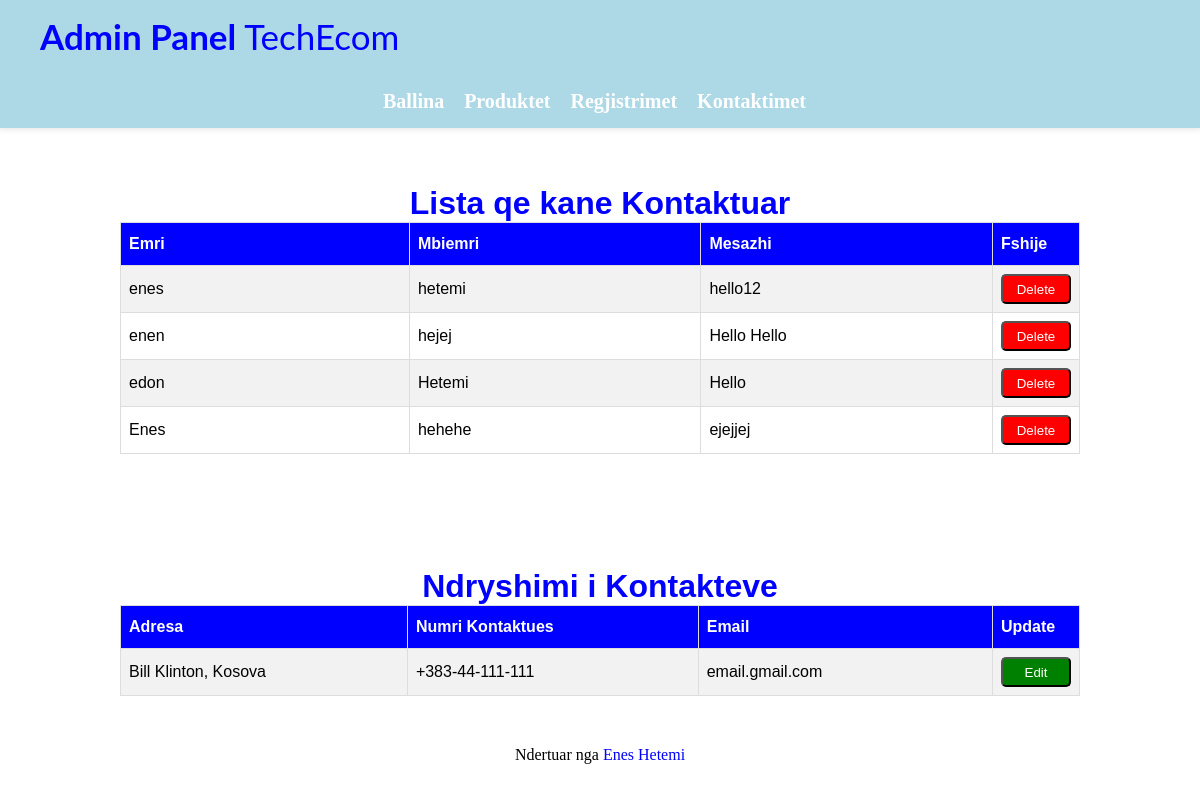
/Admin/contactAdmin.php, run on the app's committed database.
### tables this page shows
CREATE TABLE `contact` (
  `id` int(11) NOT NULL,
  `name` varchar(255) NOT NULL,
  `lname` varchar(255) NOT NULL,
  `subject` varchar(1000) NOT NULL
);

CREATE TABLE `contacts` (
  `id` int(11) NOT NULL,
  `Adresa` varchar(255) NOT NULL,
  `Nrkontaktit` varchar(255) NOT NULL,
  `email` varchar(255) NOT NULL
);

### classes/database.class.php (called while the page is built)
<?php
class db{
  private $host = 'localhost';
  private $dbname = 'techecome';
  private $username = 'root';
  private $password = '';
  public function getConn(){
    try{
      $pdo = new PDO("mysql:host=$this->host;dbname=$this->dbname","$this->username", "$this->password");
      $pdo->setAttribute(PDO::ATTR_ERRMODE,PDO::ERRMODE_EXCEPTION);
    }catch (PDOException $e){
       echo $e->getMessage();
       return null;
    }
    return $pdo;
  }
}
?>

### classes/contactAdmin.class.php (the view, shortened to what this page needs)
<?php
class ContactAdmin{
    private $contacts;
    public function fetchContacts(){
        $this->conn = new db();
        $this->query = $this->conn->getConn()->query('SELECT * FROM contact');
        $this->contacts = $this->query->fetchAll();
    }
    public function echoContacts(){
        foreach($this->contacts as $contact){
            $id = $contact['id'];
            echo"
            <tr>
              <td>{$contact['name']}</td>
              <td>{$contact['lname']}</td>
              <td>{$contact['subject']}</td>
              <td><a href='../action/delete.contactAdmin.php?id={$id}'><button type='submit' class='delete'>Delete</button></a></td>
            </tr>";
        }
    }
}
?>

### classes/contactsAdminUpdate.class.php (shortened to what this page needs)
<?php
class ContactUpdate{
    private $contactsU;
    public function fetchContactsU(){
        $this->conn = new db();
        $this->query = $this->conn->getConn()->query('SELECT * FROM contacts');
        $this->contactsU = $this->query->fetchAll();
    }
    public function echoContact(){
        foreach($this->contactsU as $contactU){
            $id = $contactU['id'];
            echo"
            <tr>
              <td>{$contactU['Adresa']}</td>
              <td>{$contactU['Nrkontaktit']}</td>
              <td>{$contactU['email']}</td>
              <td><a href='../Admin/editContacts.php?id={$id}'><button type='submit' class='edit'>Edit</button></a></td>
            </tr>";
        }
    }
}
?>

### css/navbar.css (style rules this page uses)
* { margin: 0; padding: 0; }

### Admin/contactAdmin.php (style rules this page uses)
.class td, .class th { border: 1px solid #ddd; padding: 8px; width: 33%; }
.class tr:nth-child(even) { background-color: #f2f2f2; }
.edit { background-color: green; color: white; border-radius: 5px; cursor: pointer; width: 70px; height: 30px; }
.delete { background-color: red; color: white; border-radius: 5px; cursor: pointer; width: 70px; height: 30px; }

### data on the page
contact: name "enes", lname "hetemi", subject "hello12"
contact: name "enen", lname "hejej", subject "Hello Hello"
contact: name "edon", lname "Hetemi", subject "Hello"
contact: name "Enes", lname "hehehe", subject "ejejjej"
contacts: Adresa "Bill Klinton, Kosova", Nrkontaktit "+383-44-111-111", email "email.gmail.com"
